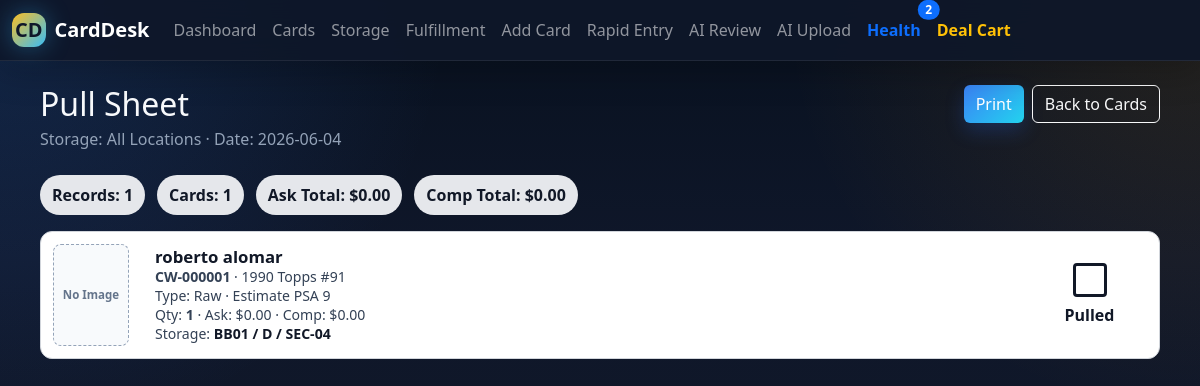
The page /pull-sheet on the database its author committed.
### models.py (models this page shows)
class Card(db.Model):
    id = db.Column(db.Integer, primary_key=True)
    card_code = db.Column(db.String(50), unique=True, nullable=False)
    player_name = db.Column(db.String(100), nullable=False)
    year = db.Column(db.Integer)
    sport = db.Column(db.String(50))
    brand = db.Column(db.String(100))
    set_name = db.Column(db.String(100))
    card_number = db.Column(db.String(50))
    variation = db.Column(db.String(100))
    is_hof = db.Column(db.Boolean, default=False)
    is_rookie = db.Column(db.Boolean, default=False)
    card_type = db.Column(db.String(20), default="Raw")
    grading_company = db.Column(db.String(50))
    actual_grade = db.Column(db.String(20))
    cert_number = db.Column(db.String(100))
    grade_estimate = db.Column(db.String(20))
    quantity = db.Column(db.Integer, default=1)
    purchase_price = db.Column(db.Float)
    estimated_value = db.Column(db.Float)
    asking_price = db.Column(db.Float)
    sold_price = db.Column(db.Float)
    sold_date = db.Column(db.String(20))
    sales_platform = db.Column(db.String(100))
    purchase_date = db.Column(db.String(20))
    acquisition_source = db.Column(db.String(50), default="Existing Inventory")
    acquisition_date = db.Column(db.String(20))
    acquisition_event = db.Column(db.String(150))
    storage_location = db.Column(db.String(200))
    image_filename = db.Column(db.String(200))
    image_back_filename = db.Column(db.String(200))
    notes = db.Column(db.Text)
    status = db.Column(db.String(50), default="Holding")
    collection_type = db.Column(db.String(50), default="Inventory")
    deal_id = db.Column(db.String(100))
    customer_name = db.Column(db.String(150))
    payment_type = db.Column(db.String(50))
    deal_discount_percent = db.Column(db.Float)
    trade_credit = db.Column(db.Float)
    cash_received = db.Column(db.Float)
    deal_notes = db.Column(db.Text)
    fulfillment_status = db.Column(db.String(50), default="In Storage")
    shipping_carrier = db.Column(db.String(50))
    tracking_number = db.Column(db.String(100))
    shipping_cost = db.Column(db.Float)
    shipped_date = db.Column(db.String(20))
    shipping_notes = db.Column(db.Text)
    created_at = db.Column(db.DateTime, server_default=db.func.now())

### modules/storage_routes.py (the view, shortened to what this page needs)
    @app.route("/pull-sheet")
    def pull_sheet():
        storage_filter = request.args.get("storage", "")
        status_filter = request.args.get("status", "")
        collection_type_filter = request.args.get("collection_type", "")
        query = Card.query
        if status_filter:
            query = query.filter(Card.status == status_filter)
        if collection_type_filter:
            query = query.filter(Card.collection_type == collection_type_filter)
        cards = (
            query
            .order_by(
                Card.storage_location.asc(),
                Card.player_name.asc(),
                Card.year.asc(),
                Card.brand.asc(),
                Card.card_number.asc(),
                Card.id.asc(),
            )
            .all()
        )
        total_quantity = sum((card.quantity or 1) for card in cards)
        total_asking = sum((card.asking_price or 0) * (card.quantity or 1) for card in cards)
        total_estimated_value = sum((card.estimated_value or 0) * (card.quantity or 1) for card in cards)
        return render_template(
            "pull_sheet.html",
            cards=cards,
            storage_filter=storage_filter,
            status_filter=status_filter,
            collection_type_filter=collection_type_filter,
            total_quantity=total_quantity,
            total_asking=total_asking,
            total_estimated_value=total_estimated_value,
            today=date.today().isoformat(),
        )

### app.py (called while the page is built, shortened)
def get_deal_cart_ids():
    return [int(card_id) for card_id in session.get("deal_cart", [])]

def get_deal_cart_cards():
    cart_ids = get_deal_cart_ids()
    if not cart_ids:
        return []

### templates/pull_sheet.html (shortened to what this page needs)
{% extends "base.html" %}
{% block content %}
<div class="pull-sheet-wrap">
    <div class="d-flex flex-wrap justify-content-between align-items-start gap-3 mb-4 pull-sheet-header">
        <div>
            <h1 class="h2 mb-1">Pull Sheet</h1>
            <div class="text-muted">
                {% if storage_filter == "__missing__" %}
                    Storage: Missing Location
                {% elif storage_filter %}
                    Storage: {{ storage_filter }}
                {% else %}
                    Storage: All Locations
                {% endif %}
                · Date: {{ today }}
            </div>
        </div>
        <div class="d-flex flex-wrap gap-2 no-print">
            <button class="btn btn-primary" type="button" onclick="window.print()">Print</button>
            <a class="btn btn-outline-light" href="{{ url_for('cards', storage=storage_filter, status=status_filter, collection_type=collection_type_filter) }}">Back to Cards</a>
        </div>
    </div>
    <div class="pull-sheet-summary">
        <div class="pull-sheet-summary-item">Records: {{ cards|length }}</div>
        <div class="pull-sheet-summary-item">Cards: {{ total_quantity }}</div>
        <div class="pull-sheet-summary-item">Ask Total: ${{ "%.2f"|format(total_asking or 0) }}</div>
        <div class="pull-sheet-summary-item">Comp Total: ${{ "%.2f"|format(total_estimated_value or 0) }}</div>
    </div>
    {% for card in cards %}
        <div class="pull-sheet-card">
            <div>
                {% if card.image_filename %}
                    <img class="pull-sheet-thumb" src="{{ url_for('static', filename='uploads/' ~ card.image_filename) }}" alt="{{ card.player_name }} card image">
                {% else %}
                    <div class="pull-sheet-no-image">No Image</div>
                {% endif %}
            </div>
            <div>
                <div class="pull-sheet-title">{{ card.player_name }}</div>
                <div class="pull-sheet-meta">
                    <strong>{{ card.card_code }}</strong>
                    · {{ card.year or '' }} {{ card.brand or '' }} {{ card.set_name or '' }}
                    {% if card.card_number %} #{{ card.card_number }}{% endif %}
                    <br>
                    Type: {{ card.card_type or '—' }}
                    {% if card.card_type == "Graded" and (card.grading_company or card.actual_grade) %}
                        · {{ card.grading_company or '' }} {{ card.actual_grade or '' }}
                    {% elif card.card_type == "Raw" and card.grade_estimate %}
                        · Estimate {{ card.grade_estimate }}
                    {% endif %}
                    <br>
                    Qty: <strong>{{ card.quantity or 1 }}</strong>
                    · Ask: ${{ "%.2f"|format(card.asking_price or 0) }}
                    · Comp: ${{ "%.2f"|format(card.estimated_value or 0) }}
                    <br>
                    Storage: <span class="pull-sheet-location">{{ card.storage_location or 'Missing Location' }}</span>
                </div>
            </div>
            <div class="pull-sheet-check">
                <div class="pull-sheet-box"></div>
                Pulled
            </div>
        </div>
    {% else %}
        <div class="card page-card">
            <div class="card-body text-center text-muted py-5">No cards found for this pull sheet.</div>
        </div>
    {% endfor %}
</div>
{% endblock %}

### templates/base.html (shortened to what this page needs)
<!doctype html>
<html lang="en">
<head>
    <link href="https://cdn.jsdelivr.net/npm/bootstrap@5.3.3/dist/css/bootstrap.min.css" rel="stylesheet">
    <link href="{{ url_for('static', filename='css/carddesk.css') }}" rel="stylesheet">
</head>
<body>
<nav class="navbar navbar-expand-lg navbar-dark cw-navbar mb-4">
    <div class="container-fluid">
        <a class="navbar-brand fw-bold d-flex align-items-center" href="{{ url_for('dashboard') }}"><span class="cw-brand-mark">CD</span>CardDesk</a>
        <div class="collapse navbar-collapse" id="mainNav">
    <ul class="navbar-nav me-auto mb-2 mb-lg-0">
        <li class="nav-item">
            <a class="nav-link" href="{{ url_for('dashboard') }}">
                Dashboard
            </a>
        </li>
        <li class="nav-item">
            <a class="nav-link" href="{{ url_for('cards') }}">
                Cards
            </a>
        </li>
        <li class="nav-item">
            <a class="nav-link" href="{{ url_for('storage_explorer') }}">
                Storage
            </a>
        </li>
        <li class="nav-item">
            <a class="nav-link" href="{{ url_for('fulfillment_queue') }}">
                Fulfillment
            </a>
        </li>
        <li class="nav-item">
            <a class="nav-link" href="{{ url_for('add_card') }}">
                Add Card
            </a>
        </li>
        <li class="nav-item">
            <a class="nav-link" href="{{ url_for('rapid_entry') }}">
                Rapid Entry
            </a>
        </li>
        <li class="nav-item">
            <a class="nav-link position-relative {% if ai_import_action_count %}text-info fw-bold{% endif %}" href="{{ url_for('ai_import_review') }}">
                AI Review
            </a>
        </li>
        <li class="nav-item">
            <a class="nav-link" href="{{ url_for('ai_import_upload') }}">
                AI Upload
            </a>
        </li>
        <li class="nav-item">
            <a class="nav-link position-relative {% if health_issue_count %}text-primary fw-bold{% endif %}" href="{{ url_for('inventory_health') }}">
                Health
                {% if health_issue_count %}
                    <span class="position-absolute top-0 start-100 translate-middle badge rounded-pill bg-primary">
                        {{ health_issue_count }}
                    </span>
                {% endif %}
            </a>
        </li>
<li class="nav-item">
            <a class="nav-link text-warning position-relative fw-bold"
               href="{{ url_for('deal_cart') }}">
                Deal Cart
            </a>
        </li>
    </ul>
</div>
    </div>
</nav>
<main class="container-fluid px-3 px-lg-4 pb-5">
    {% block content %}{% endblock %}
</main>
</body>
</html>

### static/css/carddesk.css (style rules this page uses)
:root { --cw-bg: #111827; --cw-bg-soft: #162033; --cw-panel: #ffffff; --cw-panel-soft: #f8fafc; --cw-ink: #172033; --cw-muted: #64748b; --cw-blue: #2563eb; --cw-cyan: #06b6d4; --cw-green: #16a34a; --cw-gold: #f59e0b; --cw-red: #dc2626; --cw-purple: #7c3aed; }
body { min-height: 100vh; color: var(--cw-ink); background: radial-gradient(circle at top left, rgba(37, 99, 235, .22), transparent 30rem), radial-gradient(circle at top right, rgba(245, 158, 11, .18), transparent 28rem), linear-gradient(180deg, #0f172a 0%, #111827 18rem, #eef2f7 18rem, #f6f8fc 100%); }
.cw-navbar { background: rgba(15, 23, 42, .92); backdrop-filter: blur(12px); border-bottom: 1px solid rgba(255,255,255,.08); box-shadow: 0 10px 35px rgba(0,0,0,.22); }
.cw-brand-mark { display: inline-grid; place-items: center; width: 2.1rem; height: 2.1rem; margin-right: .55rem; border-radius: .75rem; color: #0f172a; background: linear-gradient(135deg, #fbbf24, #38bdf8); font-weight: 900; box-shadow: 0 0 24px rgba(56, 189, 248, .35); }
.btn-primary { border: 0; background: linear-gradient(135deg, var(--cw-blue), var(--cw-cyan)); box-shadow: 0 .5rem 1.2rem rgba(37,99,235,.24); }
:root { --cw-bg: #0b1120; --cw-bg-soft: #111827; --cw-panel: #1f2937; --cw-panel-soft: #263244; --cw-panel-lift: #2b374a; --cw-border-soft: rgba(148, 163, 184, .22); --cw-ink: #e5e7eb; --cw-muted: #94a3b8; --cw-muted-soft: #cbd5e1; --cw-blue: #3b82f6; --cw-cyan: #22d3ee; --cw-green: #22c55e; --cw-gold: #f59e0b; --cw-red: #ef4444; --cw-purple: #8b5cf6; }
body { color: var(--cw-ink); background: radial-gradient(circle at top left, rgba(59, 130, 246, .18), transparent 28rem), radial-gradient(circle at top right, rgba(245, 158, 11, .12), transparent 26rem), linear-gradient(180deg, #08111f 0%, #0f172a 16rem, #111827 100%) !important; }
main.container-fluid { color: var(--cw-ink); }
.detail-label, .recent-sale-meta, .recent-sale-date, .workflow-action-subtitle, .text-muted, .card .text-muted, p.text-muted, .small.text-muted { color: var(--cw-muted) !important; }

### templates/pull_sheet.html (style rules this page uses)
.pull-sheet-wrap { max-width: 1120px; margin: 0 auto; }
.pull-sheet-header { color: #f8fafc; }
.pull-sheet-card { display: grid; grid-template-columns: 88px minmax(0, 1fr) 115px; gap: 14px; align-items: center; padding: 12px; margin-bottom: 10px; border-radius: 12px; background: #ffffff; color: #111827; border: 1px solid #d1d5db; break-inside: avoid; page-break-inside: avoid; }
.pull-sheet-no-image { width: 76px; height: 102px; display: grid; place-items: center; border: 1px dashed #94a3b8; border-radius: 8px; color: #64748b; font-size: 0.72rem; font-weight: 700; text-align: center; background: #f8fafc; }
.pull-sheet-title { font-size: 1.05rem; font-weight: 900; line-height: 1.15; }
.pull-sheet-meta { font-size: 0.88rem; line-height: 1.35; color: #334155; }
.pull-sheet-location { font-weight: 900; color: #111827; }
.pull-sheet-check { text-align: center; font-weight: 900; color: #111827; }
.pull-sheet-box { width: 34px; height: 34px; margin: 0 auto 6px auto; border: 3px solid #111827; border-radius: 4px; }
.pull-sheet-summary { display: flex; flex-wrap: wrap; gap: 12px; margin-bottom: 16px; }
.pull-sheet-summary-item { padding: 8px 12px; border-radius: 999px; color: #111827; background: #e5e7eb; font-weight: 800; }

### rows shown on the page
Card: shows "No Image", player_name "roberto alomar", card_code "CW-000001", year "1990", brand "Topps", card_number "91", card_type "Raw", grade_estimate "PSA 9", quantity "1", asking_price "0.00", estimated_value "0.00", storage_location "BB01 / D / SEC-04"

### other values the page prints
{{ health_issue_count }} "2"
{{ cards|length }} "1"
{{ total_quantity }} "1"
{{ "%.2f"|format(total_asking or 0) }} "0.00"
{{ "%.2f"|format(total_estimated_value or 0) }} "0.00"
